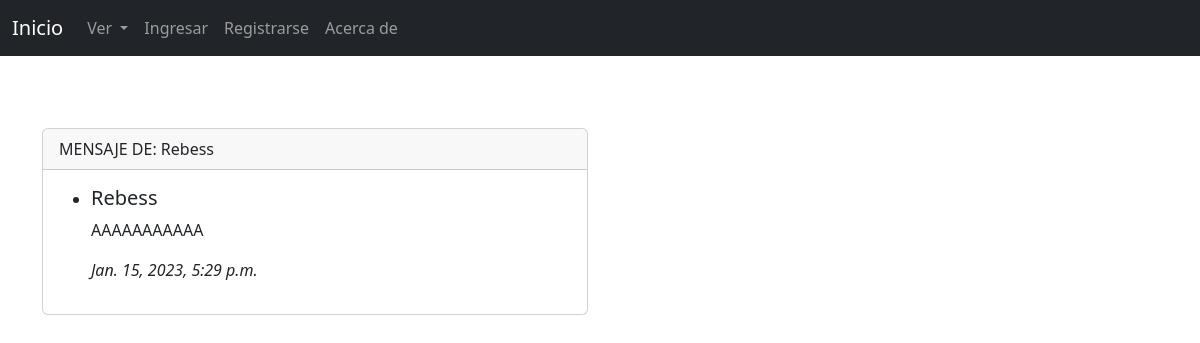
Page /Mensajeria/leerMensaje/5/ on the committed database.
### Mensajeria/models.py (models this page shows, shortened)
class Mensaje(models.Model):
    emisor = models.ForeignKey(User, on_delete=models.CASCADE, related_name='emisor')
    receptor = models.ForeignKey(User, on_delete=models.CASCADE, related_name='receptor')
    cuerpo = models.CharField(max_length=1000)
    leido = models.BooleanField(choices=LEIDO, default=False)
    fecha = models.DateTimeField(blank=True, null=True, default=datetime.now)

### Mensajeria/views.py (the view)
# urls.py: path("leerMensaje/<int:id>/", leerMensaje, name="leerMensaje"),
def leerMensaje(request, id):
    mensaje = Mensaje.objects.get(id=id)
    mensaje.leido = True
    mensaje.save()
    return render(request, 'leerMensaje.html', {'mensaje': mensaje})

### Mensajeria/templates/leerMensaje.html (shortened to what this page needs)
{% extends "AppCoder/padre.html" %}
{% load static %}
{% block contenido %}
<br><br><br>
<div class="container content">
    <div class="row">
        <div class="col-xl-6 col-lg-6 col-md-6 col-sm-12 col-12">
        	<div class="card">
        		<div class="card-header">MENSAJE DE: {{ mensaje.emisor }}</div>
        		<div class="card-body height3">
        			<ul class="chat-list">
        				<li class="in">
							<div class="chat-body">
										<div class="chat-message">
        							<h5>{{ mensaje.emisor }}</h5>
        							<p>{{ mensaje.cuerpo }}</p>
									<i>{{ mensaje.fecha }}</i>
								</div>
        						</div>
        					</div>
        		</div>
        	</div>
        </div>
    </div>
{% endblock %}

### rows in the picture
Mensaje: emisor "Rebess", cuerpo "AAAAAAAAAAA", fecha "Jan. 15, 2023, 5:29 p.m."
